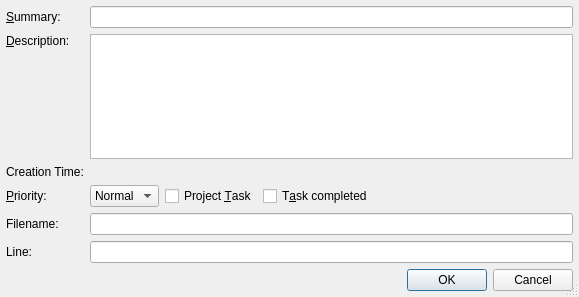
<ui version="4.0" >
 <class>TaskPropertiesDialog</class>
 <widget class="QDialog" name="TaskPropertiesDialog" >
  <property name="geometry" >
   <rect>
    <x>0</x>
    <y>0</y>
    <width>579</width>
    <height>297</height>
   </rect>
  </property>
  <property name="windowTitle" >
   <string>Task Properties</string>
  </property>
  <property name="sizeGripEnabled" >
   <bool>true</bool>
  </property>
  <layout class="QGridLayout" >
   <item row="0" column="0" >
    <widget class="QLabel" name="label" >
     <property name="text" >
      <string>&amp;Summary:</string>
     </property>
     <property name="buddy" >
      <cstring>descriptionEdit</cstring>
     </property>
    </widget>
   </item>
   <item row="0" column="1" colspan="3" >
    <widget class="QLineEdit" name="descriptionEdit" >
     <property name="toolTip" >
      <string>Enter the task summary</string>
     </property>
    </widget>
   </item>
   <item row="1" column="0" >
    <widget class="QLabel" name="textLabel1" >
     <property name="text" >
      <string>&amp;Description:</string>
     </property>
     <property name="alignment" >
      <set>Qt::AlignLeading|Qt::AlignLeft|Qt::AlignTop</set>
     </property>
     <property name="buddy" >
      <cstring>longtextEdit</cstring>
     </property>
    </widget>
   </item>
   <item row="1" column="1" colspan="3" >
    <widget class="QTextEdit" name="longtextEdit" >
     <property name="toolTip" >
      <string>Enter the task description</string>
     </property>
    </widget>
   </item>
   <item row="2" column="0" >
    <widget class="QLabel" name="textLabel2" >
     <property name="text" >
      <string>Creation Time:</string>
     </property>
    </widget>
   </item>
   <item row="2" column="1" colspan="3" >
    <widget class="QLabel" name="creationLabel" >
     <property name="sizePolicy" >
      <sizepolicy vsizetype="Preferred" hsizetype="Expanding" >
       <horstretch>0</horstretch>
       <verstretch>0</verstretch>
      </sizepolicy>
     </property>
    </widget>
   </item>
   <item row="3" column="0" >
    <widget class="QLabel" name="textLabel4" >
     <property name="text" >
      <string>&amp;Priority:</string>
     </property>
     <property name="buddy" >
      <cstring>priorityCombo</cstring>
     </property>
    </widget>
   </item>
   <item row="3" column="1" >
    <widget class="QComboBox" name="priorityCombo" >
     <property name="toolTip" >
      <string>Select the task priority</string>
     </property>
     <property name="currentIndex" >
      <number>1</number>
     </property>
     <item>
      <property name="text" >
       <string>High</string>
      </property>
     </item>
     <item>
      <property name="text" >
       <string>Normal</string>
      </property>
     </item>
     <item>
      <property name="text" >
       <string>Low</string>
      </property>
     </item>
    </widget>
   </item>
   <item row="3" column="2" >
    <widget class="QCheckBox" name="projectCheckBox" >
     <property name="toolTip" >
      <string>Select to indicate a task related to the current project</string>
     </property>
     <property name="text" >
      <string>Project &amp;Task</string>
     </property>
    </widget>
   </item>
   <item row="3" column="3" >
    <widget class="QCheckBox" name="completedCheckBox" >
     <property name="sizePolicy" >
      <sizepolicy vsizetype="Fixed" hsizetype="Expanding" >
       <horstretch>0</horstretch>
       <verstretch>0</verstretch>
      </sizepolicy>
     </property>
     <property name="toolTip" >
      <string>Select to mark this task as completed</string>
     </property>
     <property name="text" >
      <string>T&amp;ask completed</string>
     </property>
    </widget>
   </item>
   <item row="4" column="0" >
    <widget class="QLabel" name="textLabel5" >
     <property name="text" >
      <string>Filename:</string>
     </property>
    </widget>
   </item>
   <item row="4" column="1" colspan="3" >
    <widget class="QLineEdit" name="filenameEdit" >
     <property name="focusPolicy" >
      <enum>Qt::NoFocus</enum>
     </property>
     <property name="readOnly" >
      <bool>true</bool>
     </property>
    </widget>
   </item>
   <item row="5" column="0" >
    <widget class="QLabel" name="textLabel6" >
     <property name="text" >
      <string>Line:</string>
     </property>
    </widget>
   </item>
   <item row="5" column="1" colspan="3" >
    <widget class="QLineEdit" name="linenoEdit" >
     <property name="focusPolicy" >
      <enum>Qt::NoFocus</enum>
     </property>
     <property name="readOnly" >
      <bool>true</bool>
     </property>
    </widget>
   </item>
   <item row="6" column="0" colspan="4" >
    <widget class="QDialogButtonBox" name="buttonBox" >
     <property name="orientation" >
      <enum>Qt::Horizontal</enum>
     </property>
     <property name="standardButtons" >
      <set>QDialogButtonBox::Cancel|QDialogButtonBox::Ok</set>
     </property>
    </widget>
   </item>
  </layout>
 </widget>
 <layoutdefault spacing="6" margin="6" />
 <pixmapfunction>qPixmapFromMimeSource</pixmapfunction>
 <tabstops>
  <tabstop>descriptionEdit</tabstop>
  <tabstop>longtextEdit</tabstop>
  <tabstop>priorityCombo</tabstop>
  <tabstop>projectCheckBox</tabstop>
  <tabstop>completedCheckBox</tabstop>
  <tabstop>buttonBox</tabstop>
 </tabstops>
 <resources/>
 <connections>
  <connection>
   <sender>buttonBox</sender>
   <signal>accepted()</signal>
   <receiver>TaskPropertiesDialog</receiver>
   <slot>accept()</slot>
   <hints>
    <hint type="sourcelabel" >
     <x>48</x>
     <y>143</y>
    </hint>
    <hint type="destinationlabel" >
     <x>49</x>
     <y>165</y>
    </hint>
   </hints>
  </connection>
  <connection>
   <sender>buttonBox</sender>
   <signal>rejected()</signal>
   <receiver>TaskPropertiesDialog</receiver>
   <slot>reject()</slot>
   <hints>
    <hint type="sourcelabel" >
     <x>177</x>
     <y>149</y>
    </hint>
    <hint type="destinationlabel" >
     <x>177</x>
     <y>162</y>
    </hint>
   </hints>
  </connection>
 </connections>
</ui>
